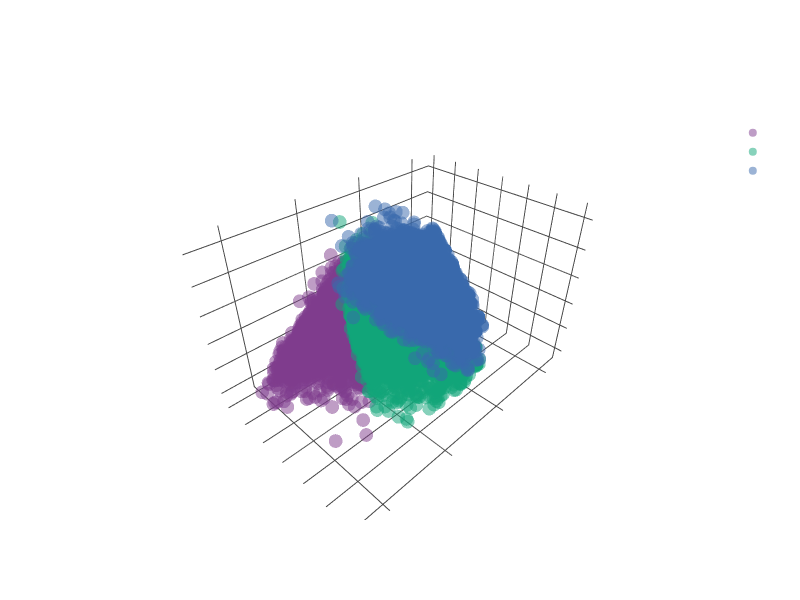

The code cell stored with this chart in its notebook:
### Markdown cell above
### 5.3 PCA 3D — Interactive Scatter

### Code cell
PCA_SAMPLE = min(20_000, len(X_scaled))
idx_pca    = np.random.RandomState(RANDOM_STATE).choice(len(X_scaled), PCA_SAMPLE, replace=False)
X_pca_in   = X_scaled.iloc[idx_pca]
y_pca      = labels[idx_pca]

pca = PCA(n_components=3, random_state=RANDOM_STATE)
X_3d = pca.fit_transform(X_pca_in)

print(f'PCA explained variance ratio: {pca.explained_variance_ratio_.round(3)}')
print(f'Total variance explained: {pca.explained_variance_ratio_.sum()*100:.1f}%')

df_pca = pd.DataFrame({
    'PC1': X_3d[:, 0], 'PC2': X_3d[:, 1], 'PC3': X_3d[:, 2],
    'cluster': y_pca.astype(str)
})

fig = px.scatter_3d(
    df_pca, x='PC1', y='PC2', z='PC3', color='cluster',
    title=f'PCA 3D: User Clusters (K={CHOSEN_K}, {pca.explained_variance_ratio_.sum()*100:.0f}% variance)',
    color_discrete_sequence=px.colors.qualitative.Bold,
    opacity=0.5, size_max=4,
)
fig.update_layout(width=800, height=600, template='plotly_dark', paper_bgcolor='rgba(0,0,0,0)', plot_bgcolor='rgba(0,0,0,0)', font=dict(color='white'), title_font=dict(color='white'), scene=dict(bgcolor='rgba(0,0,0,0)', xaxis=dict(title=dict(font=dict(color='white')), tickfont=dict(color='white'), gridcolor='#444', showbackground=True, backgroundcolor='rgba(0,0,0,0)', zerolinecolor='#666'), yaxis=dict(title=dict(font=dict(color='white')), tickfont=dict(color='white'), gridcolor='#444', showbackground=True, backgroundcolor='rgba(0,0,0,0)', zerolinecolor='#666'), zaxis=dict(title=dict(font=dict(color='white')), tickfont=dict(color='white'), gridcolor='#444', showbackground=True, backgroundcolor='rgba(0,0,0,0)', zerolinecolor='#666')))
fig.write_html(os.path.join(FIGURES_OUT, 'cluster_scatter_pca_3d.html'))
fig.show()
print('Saved cluster_scatter_pca_3d.html')

### Figure 1 — Plotly figure (JSON) as saved in the notebook; plotly's stock layout.template omitted (floating-point values rounded to 4 significant figures; data arrays with more than 128 entries replaced by an {"elided": "..."} marker saying what was removed)
{"data": [{"hovertemplate": "cluster=0<br>PC1=%{x}<br>PC2=%{y}<br>PC3=%{z}<extra></extra>", "legendgroup": "0", "marker": {"color": "rgb(127, 60, 141)", "opacity": 0.5, "symbol": "circle"}, "mode": "markers", "name": "0", "scene": "scene", "showlegend": true, "type": "scatter3d", "x": {"elided": "7891 float values"}, "y": {"elided": "7891 float values"}, "z": {"elided": "7891 float values"}}, {"hovertemplate": "cluster=1<br>PC1=%{x}<br>PC2=%{y}<br>PC3=%{z}<extra></extra>", "legendgroup": "1", "marker": {"color": "rgb(17, 165, 121)", "opacity": 0.5, "symbol": "circle"}, "mode": "markers", "name": "1", "scene": "scene", "showlegend": true, "type": "scatter3d", "x": {"elided": "7931 float values"}, "y": {"elided": "7931 float values"}, "z": {"elided": "7931 float values"}}, {"hovertemplate": "cluster=2<br>PC1=%{x}<br>PC2=%{y}<br>PC3=%{z}<extra></extra>", "legendgroup": "2", "marker": {"color": "rgb(57, 105, 172)", "opacity": 0.5, "symbol": "circle"}, "mode": "markers", "name": "2", "scene": "scene", "showlegend": true, "type": "scatter3d", "x": {"elided": "4178 float values"}, "y": {"elided": "4178 float values"}, "z": {"elided": "4178 float values"}}], "layout": {"font": {"color": "white"}, "height": 600, "legend": {"title": {"text": "cluster"}, "tracegroupgap": 0}, "paper_bgcolor": "rgba(0,0,0,0)", "plot_bgcolor": "rgba(0,0,0,0)", "scene": {"bgcolor": "rgba(0,0,0,0)", "domain": {"x": [0, 1], "y": [0, 1]}, "xaxis": {"backgroundcolor": "rgba(0,0,0,0)", "gridcolor": "#444", "showbackground": true, "tickfont": {"color": "white"}, "title": {"font": {"color": "white"}, "text": "PC1"}, "zerolinecolor": "#666"}, "yaxis": {"backgroundcolor": "rgba(0,0,0,0)", "gridcolor": "#444", "showbackground": true, "tickfont": {"color": "white"}, "title": {"font": {"color": "white"}, "text": "PC2"}, "zerolinecolor": "#666"}, "zaxis": {"backgroundcolor": "rgba(0,0,0,0)", "gridcolor": "#444", "showbackground": true, "tickfont": {"color": "white"}, "title": {"font": {"color": "white"}, "text": "PC3"}, "zerolinecolor": "#666"}}, "title": {"font": {"color": "white"}, "text": "PCA 3D: User Clusters (K=3, 47% variance)"}, "width": 800}}
